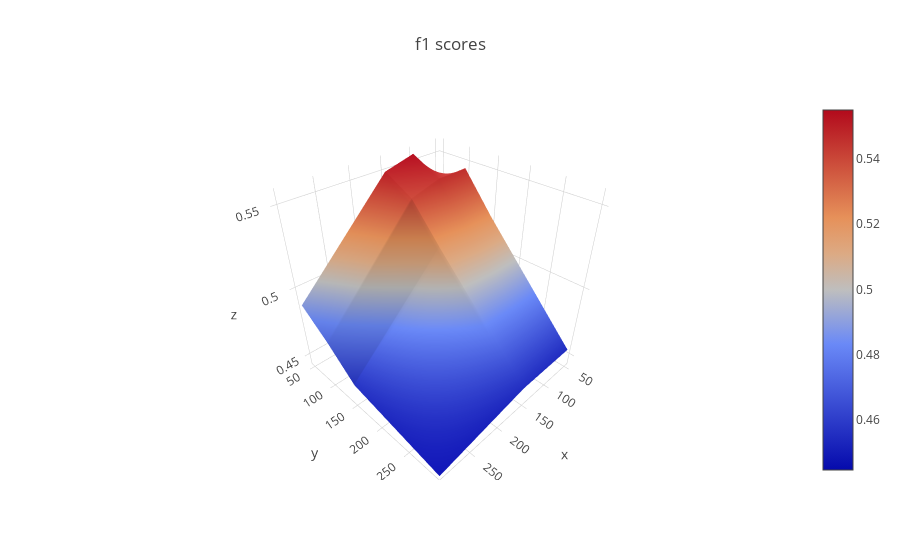
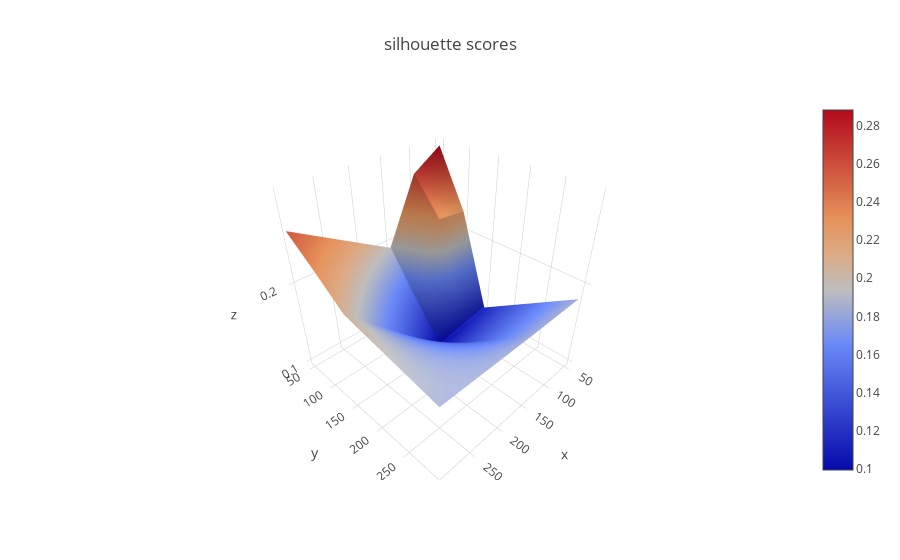
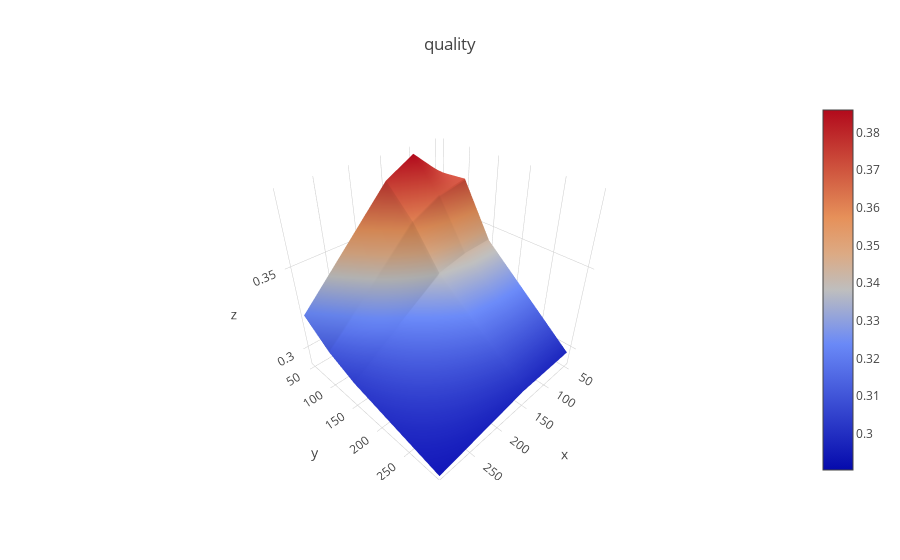
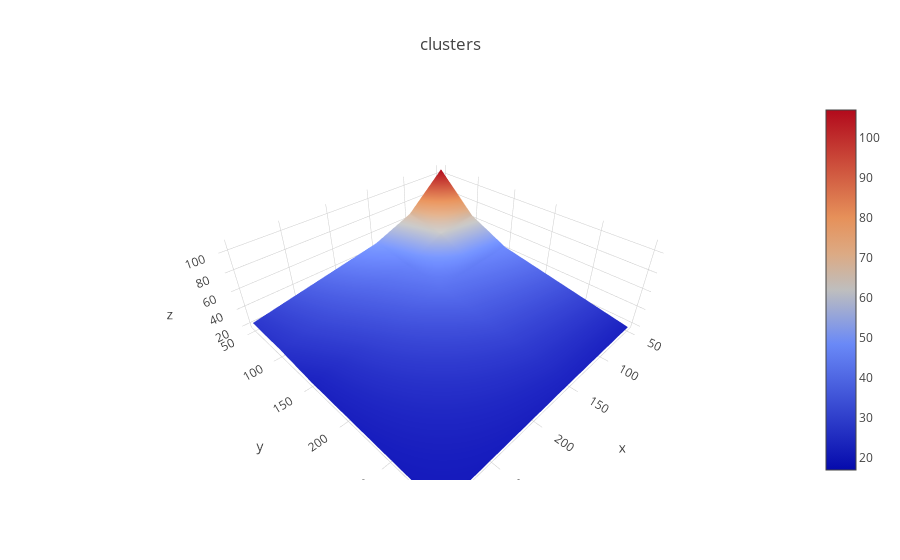

Notebook cell for these charts, in order:
### Code cell
plot_surfaces(to_plot_f, to_plot_s, to_plot_q, clusters, min_sample_params, min_cluster_sizes)

### Figure 1 — Plotly figure (JSON) as saved in the notebook; plotly's stock layout.template omitted (floating-point values rounded to 4 significant figures)
{"data": [{"type": "surface", "x": [50, 100, 150, 300], "y": [50, 100, 150, 300], "z": [[0.5237, 0.555, 0.5499, 0.4891], [0.5462, 0.5456, 0.54, 0.4748], [0.5219, 0.5211, 0.5177, 0.4575], [0.4552, 0.4552, 0.4552, 0.4446]]}], "layout": {"title": "f1 scores"}}

### Figure 2 — Plotly figure (JSON) as saved in the notebook; plotly's stock layout.template omitted (floating-point values rounded to 4 significant figures)
{"data": [{"type": "surface", "x": [50, 100, 150, 300], "y": [50, 100, 150, 300], "z": [[0.2883, 0.2669, 0.1935, 0.2565], [0.2233, 0.2274, 0.1453, 0.2325], [0.1115, 0.106, 0.09935, 0.2065], [0.183, 0.183, 0.183, 0.1848]]}], "layout": {"title": "silhouette scores"}}

### Figure 3 — Plotly figure (JSON) as saved in the notebook; plotly's stock layout.template omitted (floating-point values rounded to 4 significant figures)
{"data": [{"type": "surface", "x": [50, 100, 150, 300], "y": [50, 100, 150, 300], "z": [[0.3713, 0.386, 0.3768, 0.3225], [0.3726, 0.369, 0.3608, 0.3102], [0.3427, 0.342, 0.3383, 0.3029], [0.2976, 0.2976, 0.2976, 0.2903]]}], "layout": {"title": "quality"}}

### Figure 4 — Plotly figure (JSON) as saved in the notebook; plotly's stock layout.template omitted (floating-point values rounded to 4 significant figures)
{"data": [{"type": "surface", "x": [50, 100, 150, 300], "y": [50, 100, 150, 300], "z": [[107, 68, 50, 24], [66, 62, 43, 23], [45, 42, 39, 19], [19, 19, 19, 17]]}], "layout": {"title": "clusters"}}
